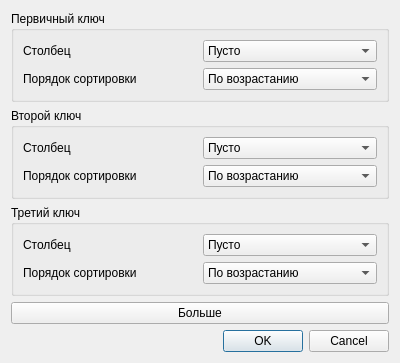
<?xml version="1.0" encoding="UTF-8"?>
<ui version="4.0">
 <class>Sort</class>
 <widget class="QDialog" name="Sort">
  <property name="geometry">
   <rect>
    <x>0</x>
    <y>0</y>
    <width>400</width>
    <height>300</height>
   </rect>
  </property>
  <property name="windowTitle">
   <string>Sort</string>
  </property>
  <layout class="QVBoxLayout" name="verticalLayout">
   <item>
    <widget class="QGroupBox" name="firstGroupBox">
     <property name="title">
      <string>Первичный ключ</string>
     </property>
     <layout class="QGridLayout" name="gridLayout1">
      <item row="0" column="0">
       <widget class="QLabel" name="label1">
        <property name="text">
         <string>Столбец</string>
        </property>
       </widget>
      </item>
      <item row="0" column="1">
       <widget class="QComboBox" name="firstColumnCombo">
        <item>
         <property name="text">
          <string>Пусто</string>
         </property>
        </item>
       </widget>
      </item>
      <item row="1" column="0">
       <widget class="QLabel" name="label2">
        <property name="text">
         <string>Порядок сортировки</string>
        </property>
       </widget>
      </item>
      <item row="1" column="1">
       <widget class="QComboBox" name="firstOrderCombo">
        <item>
         <property name="text">
          <string>По возрастанию</string>
         </property>
        </item>
        <item>
         <property name="text">
          <string>По убыванию</string>
         </property>
        </item>
       </widget>
      </item>
     </layout>
    </widget>
   </item>
   <item>
    <widget class="QGroupBox" name="secondGroupBox">
     <property name="title">
      <string>Второй ключ</string>
     </property>
     <layout class="QGridLayout" name="gridLayout2">
      <item row="0" column="0">
       <widget class="QLabel" name="label3">
        <property name="text">
         <string>Столбец</string>
        </property>
       </widget>
      </item>
      <item row="0" column="1">
       <widget class="QComboBox" name="secondColumnCombo">
        <item>
         <property name="text">
          <string>Пусто</string>
         </property>
        </item>
       </widget>
      </item>
      <item row="1" column="0">
       <widget class="QLabel" name="label4">
        <property name="text">
         <string>Порядок сортировки</string>
        </property>
       </widget>
      </item>
      <item row="1" column="1">
       <widget class="QComboBox" name="secondOrderCombo">
        <item>
         <property name="text">
          <string>По возрастанию</string>
         </property>
        </item>
        <item>
         <property name="text">
          <string>По убыванию</string>
         </property>
        </item>
       </widget>
      </item>
     </layout>
    </widget>
   </item>
   <item>
    <widget class="QGroupBox" name="thirdGroupBox">
     <property name="title">
      <string>Третий ключ</string>
     </property>
     <layout class="QGridLayout" name="gridLayout3">
      <item row="0" column="0">
       <widget class="QLabel" name="label5">
        <property name="text">
         <string>Столбец</string>
        </property>
       </widget>
      </item>
      <item row="0" column="1">
       <widget class="QComboBox" name="thirdColumnCombo">
        <item>
         <property name="text">
          <string>Пусто</string>
         </property>
        </item>
       </widget>
      </item>
      <item row="1" column="0">
       <widget class="QLabel" name="label6">
        <property name="text">
         <string>Порядок сортировки</string>
        </property>
       </widget>
      </item>
      <item row="1" column="1">
       <widget class="QComboBox" name="thirdOrderCombo">
        <item>
         <property name="text">
          <string>По возрастанию</string>
         </property>
        </item>
        <item>
         <property name="text">
          <string>По убыванию</string>
         </property>
        </item>
       </widget>
      </item>
     </layout>
    </widget>
   </item>
   <item>
    <widget class="QPushButton" name="moreButton">
     <property name="text">
      <string>Больше</string>
     </property>
     <property name="checkable">
      <bool>true</bool>
     </property>
    </widget>
   </item>
   <item>
    <layout class="QHBoxLayout" name="buttonBoxLayout">
     <item>
      <spacer name="horizontalSpacer">
       <property name="orientation">
        <enum>Qt::Horizontal</enum>
       </property>
       <property name="sizeType">
        <enum>QSizePolicy::Expanding</enum>
       </property>
      </spacer>
     </item>
     <item>
      <widget class="QDialogButtonBox" name="buttonBox">
       <property name="standardButtons">
        <set>QDialogButtonBox::Ok|QDialogButtonBox::Cancel</set>
       </property>
      </widget>
     </item>
    </layout>
   </item>
  </layout>
 </widget>
 <resources/>
 <connections/>
</ui>
